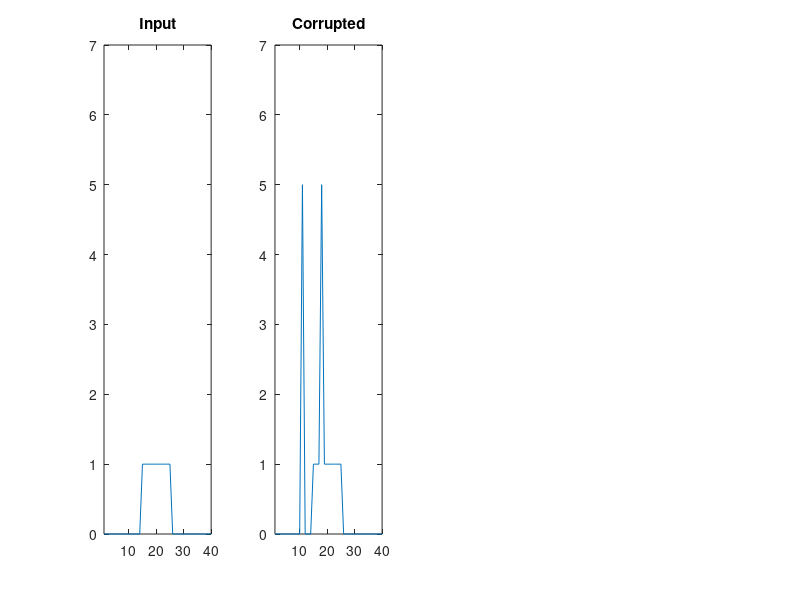

MATLAB code for this plot: (Note: this script raises an error after producing the figure.)
x = [zeros(1, 14), ones(1, 11), zeros(1, 15)]; % Input signal 
xc = x; xc(11) = 5; xc(18) = 5; % Corrupted signal 
figure; 
subplot(1, 4, 1); 
plot(x); 
axis([1, 40, 0, 7]); 
title('Input'); 
subplot(1, 4, 2); 
plot(xc); 
axis([1, 40, 0, 7]); 
title('Corrupted'); 
g = gauss(1); 
x_g = conv(xc, g, 'same'); 
x_m = simple_median(xc, 5); 
subplot(1, 4, 3); 
plot(x_g); 
axis([1, 40, 0, 7]); 
title('Gauss'); 
subplot(1, 4, 4); 
plot(x_m); 
axis([1, 40, 0, 7]); 
title('Median');